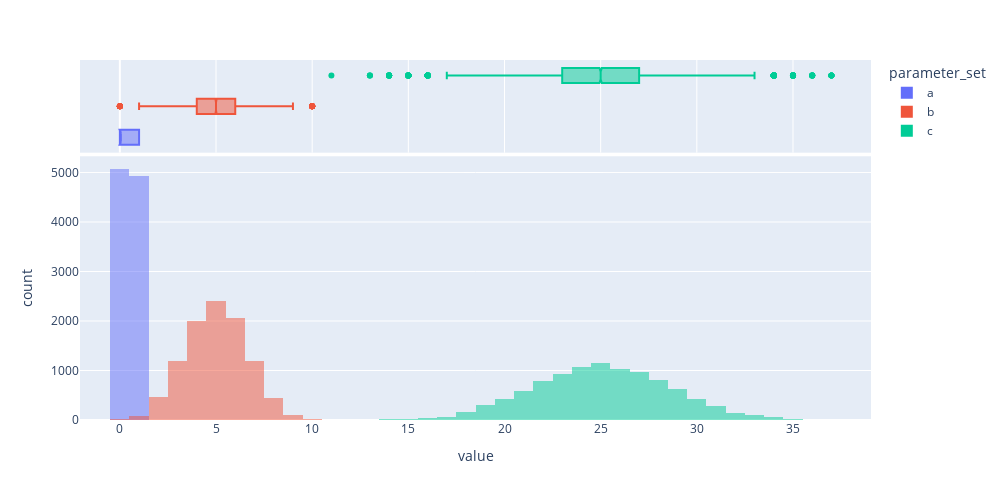

This figure's notebook cell:
### Markdown cell above
## Binomial Distribution (number of successes heads out of n coin flips)
__n__: number of times the coin is flipped in the experiment <br>
__p__: probability the coin flip is a success

Note that the numpy function below returns the number of successes out of n trials and not whether each flip was a success or not (that would be bernoulli)

### Code cell
N = 10000

a = np.random.binomial(n= 1, p =.5, size = N)
b = np.random.binomial(n = 10, p =.5, size = N)
c = np.random.binomial(n = 50, p = .5, size = N)

df = pd.DataFrame({'a':a,'b':b,'c':c}, columns = ['a','b','c'])
df = pd.melt(df, var_name = 'parameter_set', value_name = 'value')
hist_data = [a,b,c]
group_labels = ['a','b','c']

fig = px.histogram(df, x = 'value', color = 'parameter_set', marginal= 'box', opacity = .5)
fig.update_layout(height = 500, width = 1000, barmode = 'overlay')
fig.show(renderer = plotly_renderer)

### Figure 1 — Plotly figure (JSON) as saved in the notebook; plotly's stock layout.template omitted (floating-point values rounded to 4 significant figures; data arrays with more than 128 entries replaced by an {"elided": "..."} marker saying what was removed)
{"data": [{"alignmentgroup": "True", "bingroup": "x", "hovertemplate": "parameter_set=a<br>value=%{x}<br>count=%{y}<extra></extra>", "legendgroup": "a", "marker": {"color": "#636efa", "opacity": 0.5, "pattern": {"shape": ""}}, "name": "a", "offsetgroup": "a", "orientation": "v", "showlegend": true, "type": "histogram", "x": {"elided": "10000 int values"}, "xaxis": "x", "yaxis": "y"}, {"alignmentgroup": "True", "hovertemplate": "parameter_set=a<br>value=%{x}<extra></extra>", "legendgroup": "a", "marker": {"color": "#636efa"}, "name": "a", "notched": true, "offsetgroup": "a", "showlegend": false, "type": "box", "x": {"elided": "10000 int values"}, "xaxis": "x2", "yaxis": "y2"}, {"alignmentgroup": "True", "bingroup": "x", "hovertemplate": "parameter_set=b<br>value=%{x}<br>count=%{y}<extra></extra>", "legendgroup": "b", "marker": {"color": "#EF553B", "opacity": 0.5, "pattern": {"shape": ""}}, "name": "b", "offsetgroup": "b", "orientation": "v", "showlegend": true, "type": "histogram", "x": {"elided": "10000 int values"}, "xaxis": "x", "yaxis": "y"}, {"alignmentgroup": "True", "hovertemplate": "parameter_set=b<br>value=%{x}<extra></extra>", "legendgroup": "b", "marker": {"color": "#EF553B"}, "name": "b", "notched": true, "offsetgroup": "b", "showlegend": false, "type": "box", "x": {"elided": "10000 int values"}, "xaxis": "x2", "yaxis": "y2"}, {"alignmentgroup": "True", "bingroup": "x", "hovertemplate": "parameter_set=c<br>value=%{x}<br>count=%{y}<extra></extra>", "legendgroup": "c", "marker": {"color": "#00cc96", "opacity": 0.5, "pattern": {"shape": ""}}, "name": "c", "offsetgroup": "c", "orientation": "v", "showlegend": true, "type": "histogram", "x": {"elided": "10000 int values"}, "xaxis": "x", "yaxis": "y"}, {"alignmentgroup": "True", "hovertemplate": "parameter_set=c<br>value=%{x}<extra></extra>", "legendgroup": "c", "marker": {"color": "#00cc96"}, "name": "c", "notched": true, "offsetgroup": "c", "showlegend": false, "type": "box", "x": {"elided": "10000 int values"}, "xaxis": "x2", "yaxis": "y2"}], "layout": {"barmode": "overlay", "height": 500, "legend": {"title": {"text": "parameter_set"}, "tracegroupgap": 0}, "margin": {"t": 60}, "width": 1000, "xaxis": {"anchor": "y", "domain": [0, 1], "title": {"text": "value"}}, "xaxis2": {"anchor": "y2", "domain": [0, 1], "matches": "x", "showgrid": true, "showticklabels": false}, "yaxis": {"anchor": "x", "domain": [0, 0.7326], "title": {"text": "count"}}, "yaxis2": {"anchor": "x2", "domain": [0.7426, 1], "matches": "y2", "showgrid": false, "showline": false, "showticklabels": false, "ticks": ""}}}
